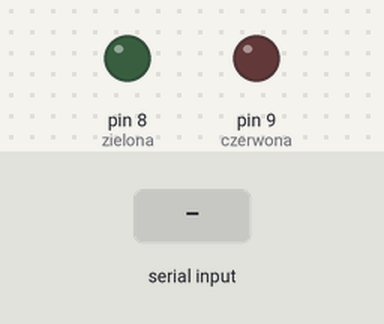
This sketch was run on a simulated Arduino Uno, built with avr-gcc and run on an emulated ATmega328P. Parts: output pins drawn as LEDs (lit = HIGH). The test bench sets the inputs (shaded band).

Above: at 1.2 s.
1.3 s: "zielona\n" received over Serial
At 1.7 s:
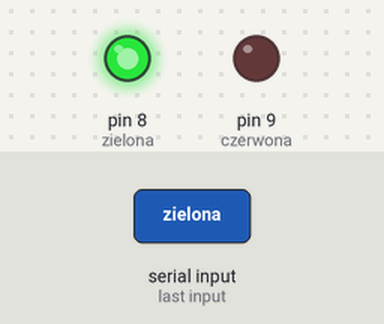
2.8 s: "czerwona\n" received over Serial
At 4.0 s:
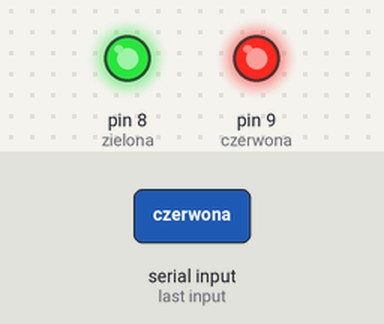
4.3 s: "zielona\n" received over Serial
At 5.2 s:
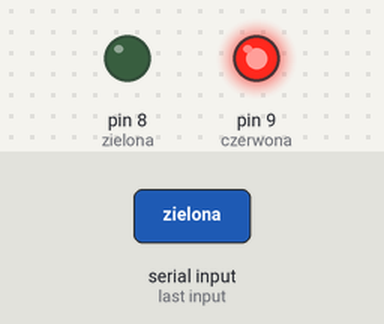
Timing chart, 0 to 7.3 s (numbered marks = the images above; inputs shaded):
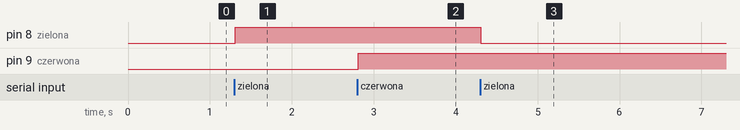

The sketch:

A1_3_9.ino
```cpp
#define zielona 8
#define czerwona 9

String odebraneDane = "";
bool zielonaStan = false;
bool czerwonaStan = false;

void setup() {
  Serial.begin(9600);
  pinMode(zielona, OUTPUT);
  pinMode(czerwona, OUTPUT);

  digitalWrite(zielona, LOW);
  digitalWrite(czerwona, LOW);
}

void loop() {
  if(Serial.available() > 0) {
    odebraneDane = Serial.readStringUntil('\n');

    if(odebraneDane == "zielona") {

      if(zielonaStan) {
        digitalWrite(zielona, LOW);
        zielonaStan = false;
      } else {
        digitalWrite(zielona, HIGH);
        zielonaStan = true;
      }
    }

    if(odebraneDane == "czerwona") {

      if(czerwonaStan) {
        digitalWrite(czerwona, LOW);
        czerwonaStan = false;
      } else {
        digitalWrite(czerwona, HIGH);
        czerwonaStan = true;
      }
    }
  }
}
```

Measured:
- after the input at 1.3 s, pin 8 (zielona): LOW → HIGH at once
- after the input at 2.8 s, pin 9 (czerwona): LOW → HIGH at once
- after the input at 4.3 s, pin 8 (zielona): HIGH → LOW at once
